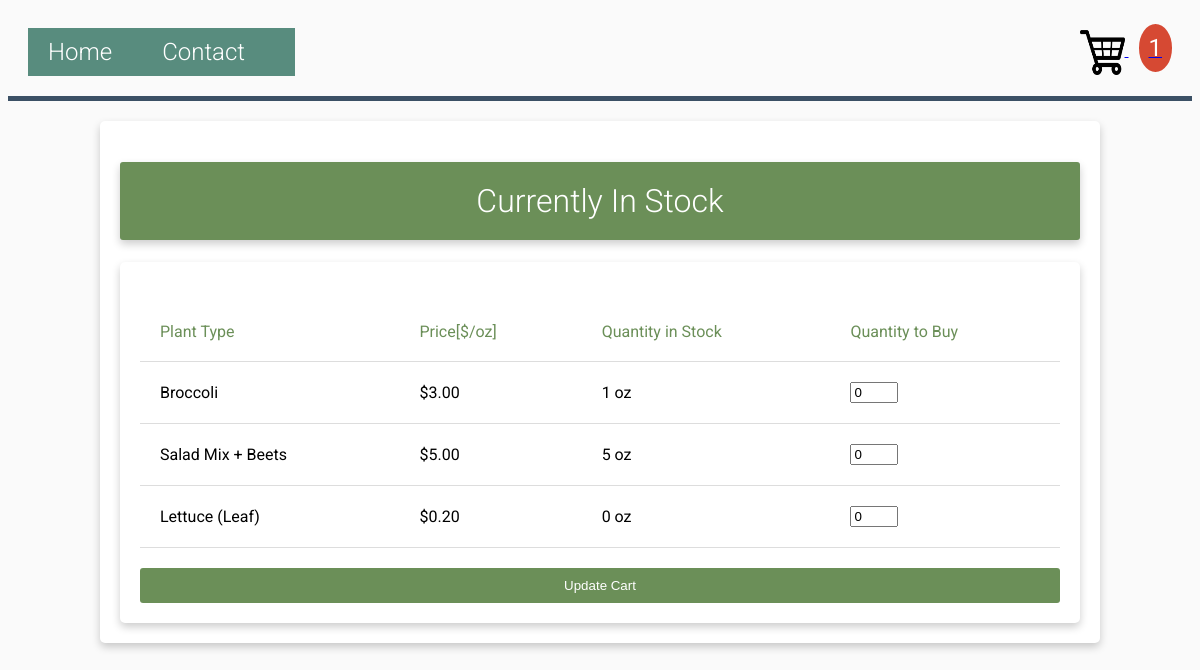
The app's page /shop/ (signed in) with its own data.
### shop/models.py (models this page shows, shortened)
class Product(models.Model):
    plant_type = models.CharField(max_length=100)
    price = models.DecimalField(max_digits=5, decimal_places=2)
    quantity = models.PositiveSmallIntegerField()

### shop/views.py (the view, shortened to what this page needs)
# urls.py: path('shop/', shop, name='shop'),
def shop(request):
    if request.user.is_authenticated:
        products = Product.objects.all()
        template = 'shop/templates/shop.html'
        cart_items_count = CartItem.objects.filter(user=request.user).count()
        context = {
            'products': products,
            'cart_items_count': cart_items_count
        }
        return render(request, template, context)

### shop/templates/shop.html (shortened to what this page needs)
{% extends 'base_shop.html' %}
{% load static %}
{% block content %}
<h1>Currently In Stock</h1>
<div class="container">
  <form action="{% url 'update_cart' %}" method="post">
    <table>
      <thead>
        <tr>
          <th>Plant Type</th>
          <th>Price[$/oz]</th>
          <th>Quantity in Stock</th>
          <th>Quantity to Buy</th>
        </tr>
      </thead>
      <tbody>
        {% for product in products %}
          <tr>
            <td>{{ product.plant_type }}</td>
            <td>${{ product.price }}</td>
            <td>{{ product.quantity }} oz</td>
            <td>
              <input type="number" name="{{ product.id }}" min="0" max="{{ product.quantity }}" value="0">
            </td>
          </tr>
        {% endfor %}
      </tbody>
    </table>
    <button type="submit" name="update-cart">Update Cart</button>
  </form>
</div>
{% endblock %}

### shop/templates/base_shop.html (style rules this page uses)
body { font-family: 'Roboto', sans-serif; background-color: #f4f6f7; }

### shop/templates/shop.html (style rules this page uses)
body { background-color: #fafafa; font-family: 'Roboto', sans-serif; }
h1 { padding: 20px; background-color: #6b8f58; color: white; text-align: center; font-weight: 300; border-radius: 3px; box-shadow: 0 4px 8px 0 rgba(0, 0, 0, 0.2); }
.container { max-width: 960px; margin: auto; padding: 20px; border-radius: 5px; background: white; box-shadow: 0 4px 8px 0 rgba(0, 0, 0, 0.2); }
table { width: 100%; border-collapse: collapse; text-align: left; margin-top: 20px; }
th, td { padding: 20px; text-align: left; border-bottom: 1px solid #ddd; }
th { color: #6b8f58; font-weight: 400; }
button[name="update-cart"] { display: block; width: 100%; padding: 10px; margin-top: 20px; background-color: #6b8f58; color: white; border: none; border-radius: 3px; cursor: pointer; transition: background-color 0.3s ease; }

### records on screen
Product: plant_type "Broccoli", price "3.00", quantity "1"
Product: plant_type "Salad Mix + Beets", price "5.00", quantity "5"
Product: plant_type "Lettuce (Leaf)", price "0.20", quantity "0"

### other values on screen
{{ cart_items_count }} "1"
